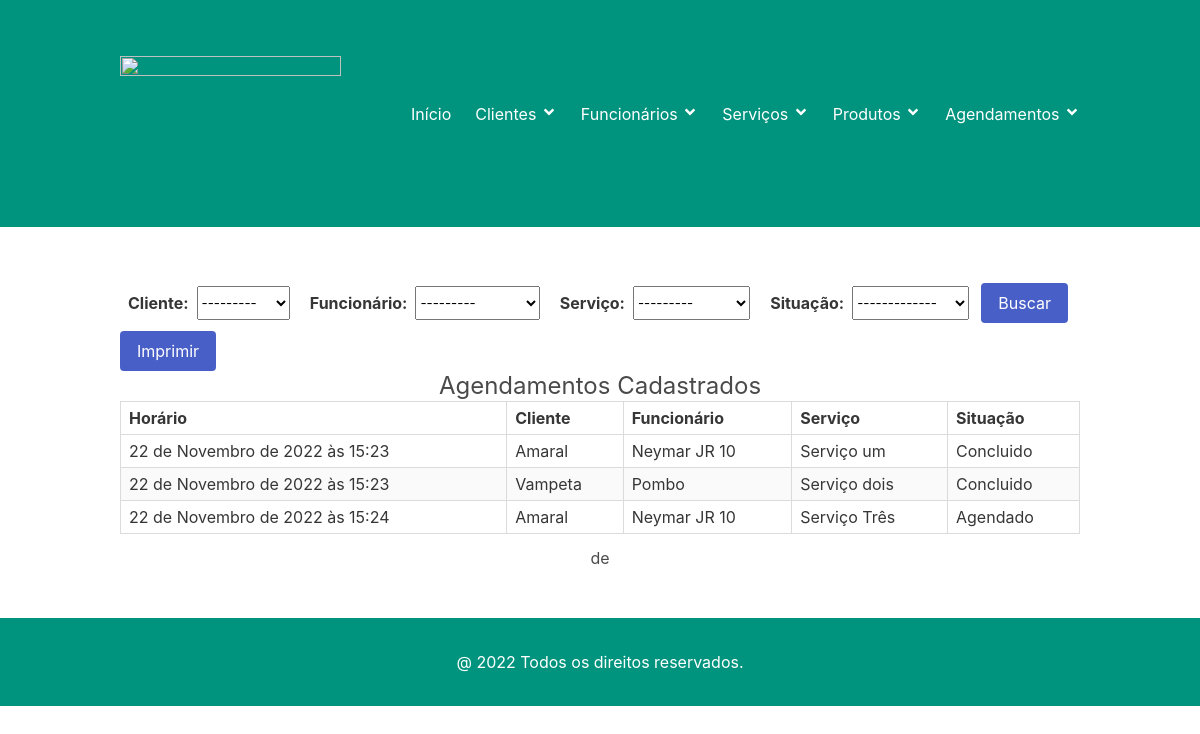
/atendimentos, run on the app's committed database.
### atendimento/models.py (models this page shows, shortened)
class Atendimento(models.Model):
    SITUACAO_OPCOES = (
        ('A', 'Agendado'),
        ('R', 'Realizado'),
        ('C', 'Concluido')
    )
    horario = models.DateTimeField('Horário', help_text='Data e hora do atendimento')
    cliente = models.ForeignKey('cliente.Cliente', verbose_name='Cliente', help_text='Nome do cliente', on_delete=models.CASCADE)
    funcionario = models.ForeignKey('funcionario.Funcionario', verbose_name='Funcionário', help_text='Nome do Funcionario', on_delete=models.CASCADE)
    situacao = models.CharField('Situação', max_length=15, help_text='Situação do atendimento', choices=SITUACAO_OPCOES, default='A')
    servico = models.ForeignKey('servico.Servico', verbose_name='Serviço', help_text='Nome do Serviço', on_delete=models.CASCADE)
    class Meta:
        verbose_name = 'Atendimento'
        verbose_name_plural = 'Atendimentos'

### servico/models.py (models this page shows, shortened)
class Servico(models.Model):
    nome = models.CharField('Nome', max_length=50, help_text='Nome completo')
    preco = models.DecimalField('Preço', max_digits=5, decimal_places=2, help_text='Preço do serviço')
    descricao = models.TextField('Descrição', max_length=300, help_text='Descrição e observações de serviços')
    produto = models.ManyToManyField('produto.Produto', through='produtoservico.ProdutoServico')
    class Meta:
        verbose_name= 'Serviço'
        verbose_name_plural = 'Serviços'
        ordering = ['nome', ]
    def __str__(self):
        return self.nome

### atendimento/views.py (the view, shortened to what this page needs)
# urls.py: path('atendimentos', AtendimentoView.as_view(), name='atendimentos'),
class AtendimentoView(ListView):
    model = Atendimento
    template_name = 'atendimentos.html'
    def get_context_data(self, **kwargs):
        context = super(AtendimentoView, self).get_context_data(**kwargs)
        if self.request.GET:
            form = AtendimentoListForm(self.request.GET)
        else:
            form = AtendimentoListForm()
        context['form'] = form
        return context
    def get_queryset(self, *args, **kwargs):
        qs = super(AtendimentoView, self).get_queryset()
        return qs
    def get(self, *args, **kwargs):
        if self.request.GET.get('imprimir') == 'pdf':
            html_pdf = HtmlToPdf(arquivo='atendimento_pdf', qs=self.get_queryset())
            return html_pdf.response
        else:
            return super(AtendimentoView, self).get(*args, **kwargs)

### atendimento/forms.py
class AtendimentoListForm(forms.Form):
    SITUACAO_OPCOES = (
        ('T', '-------------'),
        ('A', 'Agendado'),
        ('R', 'Realizado'),
        ('C', 'Cancelado')
    )
    cliente = forms.ModelChoiceField(label ='Cliente:', widget=forms.Select(
        attrs={'class': 'select is-fullwidth'}), queryset=Cliente.objects.all(), required=False)
    funcionario = forms.ModelChoiceField(label='Funcionário:', widget=forms.Select(
        attrs={'class': 'select is-fullwidth'}), queryset=Funcionario.objects.all(), required=False)
    servico = forms.ModelChoiceField(label='Serviço:', widget=forms.Select(
        attrs={'class': 'select is-fullwidth'}), queryset=Servico.objects.all(), required=False)
    situacao = forms.ChoiceField(label='Situação:', widget=forms.Select(
        attrs={'class': 'select is-fullwidth'}), choices=SITUACAO_OPCOES, required=False)

### cliente/models.py (called while the page is built)
    def __str__(self):
        return super().nome

### funcionario/models.py (called while the page is built)
    def __str__(self):
        return super().nome

### atendimento/templates/atendimentos.html (shortened to what this page needs)
{% extends "base.html" %}
{% load static %}
{% block content %}
<section class="section has-backgroud-link-light">
    <div class="container">
        <form id="formListaAtendimentos" action="" method="GET">
            <div class="field is-grouped is-flex is-align-items-center is-flex-wrap-wrap">
                <label class="label p-2 mt-2">{{ form.cliente.label }} </label>
                <div class="control is-expanded">
                   {{ form.cliente }}
                </div>
                <label class="label p-2 mt-2">{{ form.funcionario.label }} </label>
                <div class="control is-expanded">
                   {{ form.funcionario }}
                </div>
                <label class="label p-2 mt-2">{{ form.servico.label }} </label>
                <div class="control is-expanded">
                   {{ form.servico }}
                </div>
                <label class="label p-2 mt-2">{{ form.situacao.label }} </label>
                <div class="control is-expanded">
                   {{ form.situacao }}
                </div>
                 <div class="control">
                    <button type="button" class="button is-link" onclick="geraPdf('', 'formListaAtendimentos');">
                        Buscar
                    </button>
                </div>
                {% if object_list %}
                <div class="control">
                    <button type="button" class="button is-link" onclick="geraPdf('pdf', 'formListaAtendimentos');">
                        Imprimir
                    </button>
                </div>
                {% endif %}
            </div>
        </form>
        {% if object_list %}
        <div style="text-align: center"><h1 class="subtitle is-size-4">Agendamentos Cadastrados</h1></div>
        <div class="table">
            <table class="table is-table is-bordered is-striped is-narrow is-hoverable is-fullwidth">
                <tr>
                    <th class="has-text-center">Horário</th>
                    <th class="has-text-center">Cliente</th>
                    <th class="has-text-center">Funcionário</th>
                    <th class="has-text-center">Serviço</th>
                    <th class="has-text-center">Situação</th>
                </tr>
                <tbody>
                {% for agendamento in object_list %}
                 <tr>
                     <td>{{ agendamento.horario }}</td>
                     <td>{{ agendamento.cliente }}</td>
                     <td>{{ agendamento.funcionario }}</td>
                     <td>{{ agendamento.servico }}</td>
                     <td>{{ agendamento.get_situacao_display }}</td>
                 </tr>
                {% endfor %}
                </tbody>
            </table>
        </div>
      {% else %}
          <h2> Não existe clientes cadastrados!</h2>
      {% endif %}
    </div>
    <div class="mt-3" style="text-align: center">
        <span class="step-links">
            <span class="current">
                <strong>{{ object_list.number }}</strong> de {{ object_list.paginator.num_pages }}
            </span>
        </span>
    </div>
</section>
{% endblock %}

### data on the page
Atendimento: horario "22 de Novembro de 2022 às 15:23", cliente "Amaral", funcionario "Neymar JR 10", servico "Serviço um", situacao "Concluido"
Atendimento: horario "22 de Novembro de 2022 às 15:23", cliente "Vampeta", funcionario "Pombo", servico "Serviço dois", situacao "Concluido"
Atendimento: horario "22 de Novembro de 2022 às 15:24", cliente "Amaral", funcionario "Neymar JR 10", servico "Serviço Três", situacao "Agendado"
